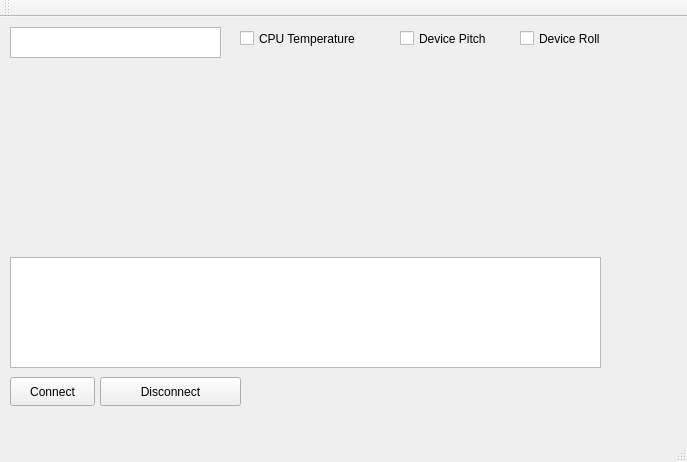
<?xml version="1.0" encoding="UTF-8"?>
<ui version="4.0">
 <class>MainWindow</class>
 <widget class="QMainWindow" name="MainWindow">
  <property name="geometry">
   <rect>
    <x>0</x>
    <y>0</y>
    <width>687</width>
    <height>462</height>
   </rect>
  </property>
  <property name="windowTitle">
   <string>MainWindow</string>
  </property>
  <widget class="QWidget" name="centralWidget">
   <widget class="QCustomPlot" name="customPlot" native="true">
    <property name="geometry">
     <rect>
      <x>10</x>
      <y>50</y>
      <width>661</width>
      <height>181</height>
     </rect>
    </property>
   </widget>
   <widget class="QPlainTextEdit" name="outputText">
    <property name="geometry">
     <rect>
      <x>10</x>
      <y>240</y>
      <width>591</width>
      <height>111</height>
     </rect>
    </property>
    <property name="centerOnScroll">
     <bool>true</bool>
    </property>
   </widget>
   <widget class="QPushButton" name="connectButton">
    <property name="geometry">
     <rect>
      <x>10</x>
      <y>360</y>
      <width>85</width>
      <height>29</height>
     </rect>
    </property>
    <property name="text">
     <string>Connect</string>
    </property>
   </widget>
   <widget class="QPushButton" name="disconnectButton">
    <property name="geometry">
     <rect>
      <x>100</x>
      <y>360</y>
      <width>141</width>
      <height>29</height>
     </rect>
    </property>
    <property name="text">
     <string>Disconnect</string>
    </property>
   </widget>
   <widget class="QCheckBox" name="checkBoxTemp">
    <property name="enabled">
     <bool>true</bool>
    </property>
    <property name="geometry">
     <rect>
      <x>240</x>
      <y>10</y>
      <width>151</width>
      <height>23</height>
     </rect>
    </property>
    <property name="text">
     <string>CPU Temperature</string>
    </property>
   </widget>
   <widget class="QCheckBox" name="checkBoxPitch">
    <property name="geometry">
     <rect>
      <x>400</x>
      <y>10</y>
      <width>111</width>
      <height>23</height>
     </rect>
    </property>
    <property name="text">
     <string>Device Pitch</string>
    </property>
   </widget>
   <widget class="QCheckBox" name="checkBoxRoll">
    <property name="geometry">
     <rect>
      <x>520</x>
      <y>10</y>
      <width>151</width>
      <height>23</height>
     </rect>
    </property>
    <property name="text">
     <string>Device Roll</string>
    </property>
   </widget>
   <widget class="QPlainTextEdit" name="inputTopicBox">
    <property name="geometry">
     <rect>
      <x>10</x>
      <y>10</y>
      <width>211</width>
      <height>31</height>
     </rect>
    </property>
    <property name="plainText">
     <string>&lt;write topic name here&gt;</string>
    </property>
    <property name="overwriteMode">
     <bool>false</bool>
    </property>
    <property name="tabStopDistance">
     <double>80.000000000000000</double>
    </property>
    <property name="placeholderText">
     <string/>
    </property>
   </widget>
  </widget>
  <widget class="QMenuBar" name="menuBar">
   <property name="geometry">
    <rect>
     <x>0</x>
     <y>0</y>
     <width>687</width>
     <height>22</height>
    </rect>
   </property>
  </widget>
  <widget class="QToolBar" name="mainToolBar">
   <attribute name="toolBarArea">
    <enum>TopToolBarArea</enum>
   </attribute>
   <attribute name="toolBarBreak">
    <bool>false</bool>
   </attribute>
  </widget>
  <widget class="QStatusBar" name="statusBar"/>
 </widget>
 <layoutdefault spacing="6" margin="11"/>
 <customwidgets>
  <customwidget>
   <class>QCustomPlot</class>
   <extends>QWidget</extends>
   <header>qcustomplot.h</header>
   <container>1</container>
  </customwidget>
 </customwidgets>
 <resources/>
 <connections/>
</ui>
